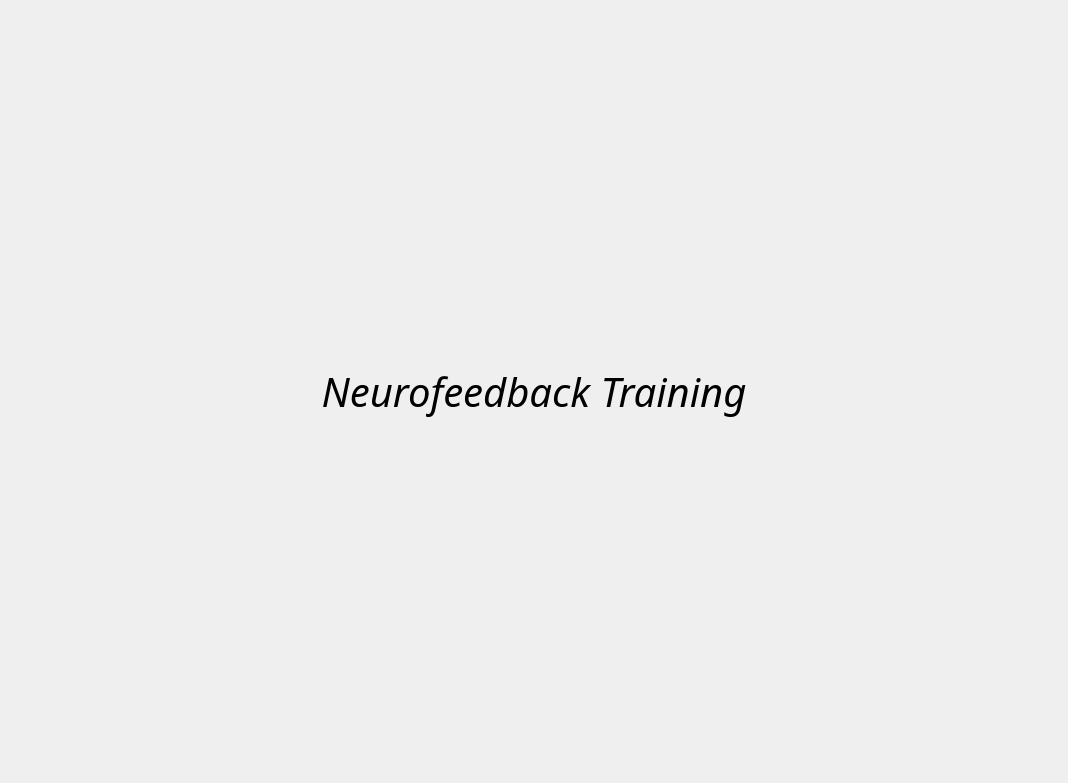
<?xml version="1.0" encoding="UTF-8"?>
<ui version="4.0">
 <class>Dialog</class>
 <widget class="QDialog" name="Dialog">
  <property name="geometry">
   <rect>
    <x>0</x>
    <y>0</y>
    <width>1068</width>
    <height>783</height>
   </rect>
  </property>
  <property name="windowTitle">
   <string>Dialog</string>
  </property>
  <layout class="QVBoxLayout" name="verticalLayout">
   <item>
    <widget class="QLabel" name="label">
     <property name="font">
      <font>
       <family>Source Serif Pro</family>
       <pointsize>30</pointsize>
       <italic>true</italic>
       <bold>false</bold>
       <underline>false</underline>
       <strikeout>false</strikeout>
      </font>
     </property>
     <property name="text">
      <string>Neurofeedback Training</string>
     </property>
     <property name="alignment">
      <set>Qt::AlignCenter</set>
     </property>
    </widget>
   </item>
  </layout>
 </widget>
 <resources/>
 <connections/>
</ui>
